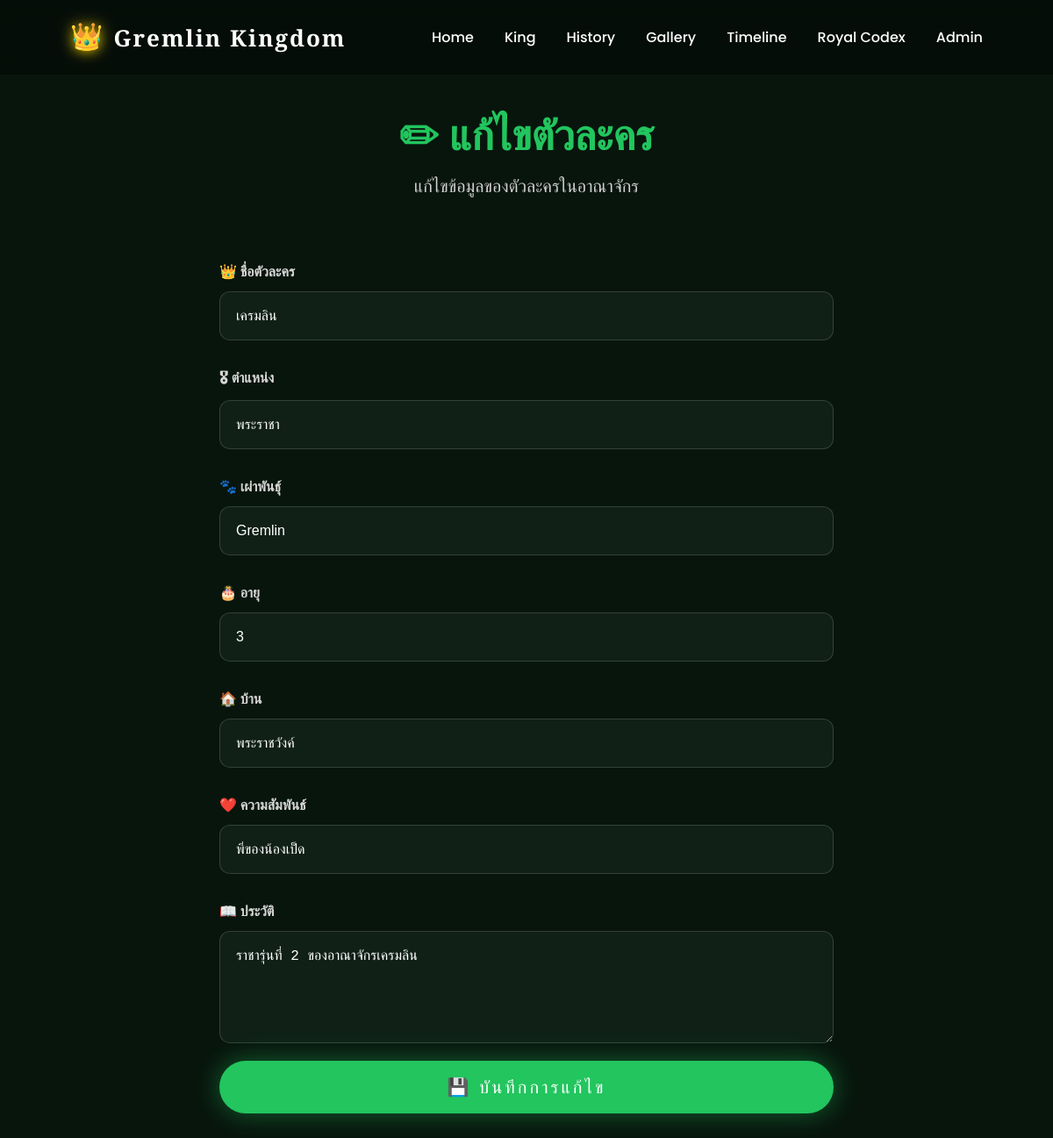
Screenshot of /edit-character/3 with the database file from the repository.
### tables this page shows
CREATE TABLE characters (
    id INTEGER PRIMARY KEY AUTOINCREMENT,
    name TEXT NOT NULL,
    title TEXT,
    race TEXT,
    age INTEGER,
    description TEXT,
    image TEXT
, home TEXT, relationship TEXT);

### main.py (the view)
@app.get("/edit-character/{character_id}")
async def edit_character(request: Request, character_id: int):
    conn = get_connection()
    cursor = conn.cursor()
    cursor.execute(
        """
        SELECT *
        FROM characters
        WHERE id = ?
        """,
        (character_id,),
    )
    character = cursor.fetchone()
    conn.close()
    return templates.TemplateResponse(
        request=request, name="edit_character.html", context={"character": character}
    )

### templates/edit_character.html
{% extends "base.html" %}
{% block content %}
<section class="characters">
    <div class="section-title">
        <h2>✏ แก้ไขตัวละคร</h2>
        <p>แก้ไขข้อมูลของตัวละครในอาณาจักร</p>
    </div>
    <form
        action="/update-character/{{ character['id'] }}"
        method="post"
        enctype="multipart/form-data"
        class="admin-form">
        <label>👑 ชื่อตัวละคร</label>
        <input
            type="text"
            name="name"
            value="{{ character['name'] }}"
            required>
        <label>🎖 ตำแหน่ง</label>
        <input
            type="text"
            name="title"
            value="{{ character['title'] }}">
        <label>🐾 เผ่าพันธุ์</label>
        <input
            type="text"
            name="race"
            value="{{ character['race'] }}">
        <label>🎂 อายุ</label>
        <input
            type="number"
            name="age"
            value="{{ character['age'] }}">
        <label>🏠 บ้าน</label>
        <input
            type="text"
            name="home"
            value="{{ character['home'] }}">
        <label>❤️ ความสัมพันธ์</label>
        <input
            type="text"
            name="relationship"
            value="{{ character['relationship'] }}">
        <label>📖 ประวัติ</label>
        <textarea
            name="description"
            rows="5">{{ character["description"] }}</textarea>
        <button type="submit">
            💾 บันทึกการแก้ไข
        </button>
    </form>
</section>
{% endblock %}

### static/css/style.css (style rules this page uses)
* { margin: 0; padding: 0; box-sizing: border-box; }
body { font-family: 'Poppins', sans-serif; background: #05110b; color: white; }
button { padding: 18px 45px; border-radius: 50px; border: none; background: #22c55e; color: white; font-size: 20px; cursor: pointer; transition: .35s; box-shadow: 0 0 30px rgba(34, 197, 94, .45); text-transform: uppercase; letter-spacing: 3px; }
.characters { padding: 120px 80px; background: #08150d; }
.section-title { text-align: center; margin-bottom: 60px; }
.section-title h2 { font-size: 48px; font-family: 'Cinzel', serif; color: #22c55e; }
.section-title p { margin-top: 12px; color: #cfcfcf; font-size: 20px; }
.admin-form { max-width: 700px; margin: auto; display: flex; flex-direction: column; gap: 20px; }
.admin-form input, .admin-form textarea { padding: 18px; border-radius: 12px; border: 1px solid rgba(255, 255, 255, .15); background: #102017; color: white; font-size: 16px; }
.admin-form textarea { resize: vertical; }
.admin-form label { color:#d6d6d6; font-weight:600; margin-top:10px; margin-bottom:-10px; display:block; }

### rows the page displays
characters: name "เครมลิน", title "พระราชา", race "Gremlin", age "3", home "พระราชวังค์", relationship "พี่ของน้องเป็ด", description "ราชารุ่นที่ 2 ของอาณาจักรเครมลิน"
